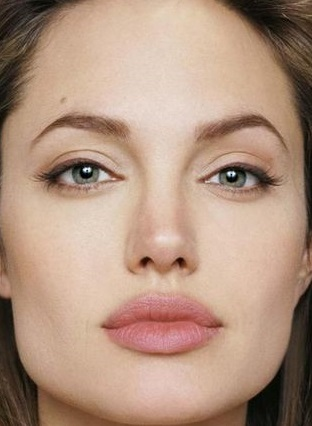
#> input picture raw/angelinaface.jpg, 312 x 426 px
$ jupyter execute point-detection.ipynb
#> lines starting #> are read from the running program, lines starting #| are printed output that depends on the picture
[cell 1]
import numpy as np
import cv2 as cv
from matplotlib import pyplot as plt

# Read the image from disk
img = cv.imread('../raw/angelinaface.jpg', cv.IMREAD_GRAYSCALE)
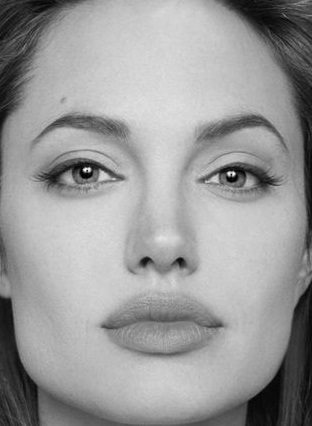
#> img: shape (426, 312); min 0, max 252, mean 154.1

# Initiate ORB detector with custom parameters
orb = cv.ORB_create(nfeatures=1000, scoreType=cv.ORB_FAST_SCORE, patchSize=3)

# Find the keypoints with ORB
kp = orb.detect(img, None)
#> kp = 551 keypoints; strongest (x, y, size): (233, 173, 3.6), (84, 169, 3.6), (84, 170, 3), (234, 173, 3)

# Compute the descriptors with ORB
kp, des = orb.compute(img, kp)

# Draw only keypoints location, not size and orientation
img_with_keypoints = cv.drawKeypoints(img, kp, None, color=(0, 255, 0), flags=0)
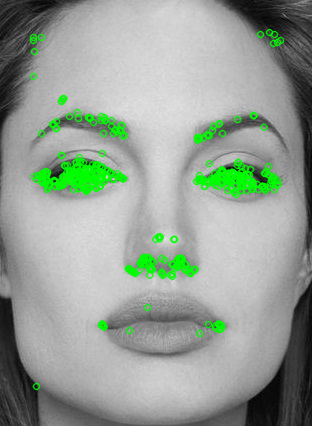
#> img_with_keypoints: shape (426, 312, 3); mean of channels 0, 1, 2 149.1, 160.1, 149.1; drawn as B, G, R

# Create a subplot to display both images
plt.figure(figsize=(10, 10))

# Display the original grayscale image on the left subplot
plt.subplot(1, 2, 1)
plt.imshow(img, cmap='gray')
plt.title('Original Image')
plt.axis('off')

# Display the image with keypoints on the right subplot
plt.subplot(1, 2, 2)
plt.imshow(img_with_keypoints, cmap='gray')
plt.title('Image with Keypoints')
plt.axis('off')

# Show the plot with both images
plt.show()
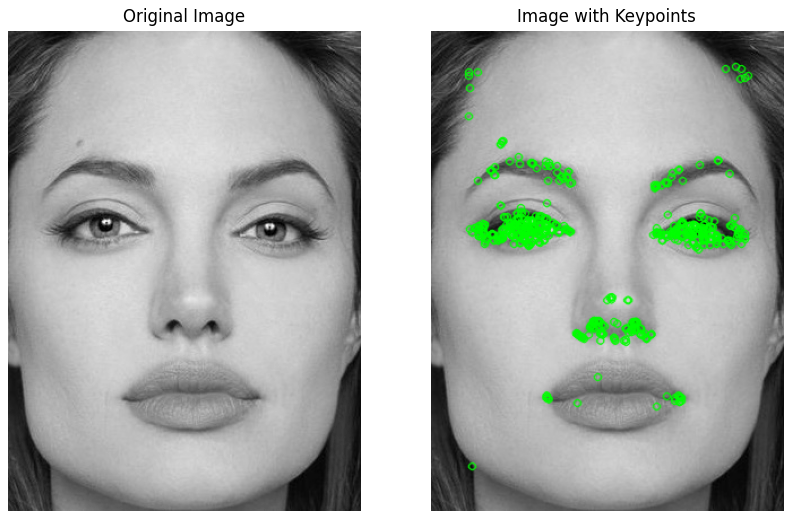
#> figure drawn by matplotlib, 2 panels
